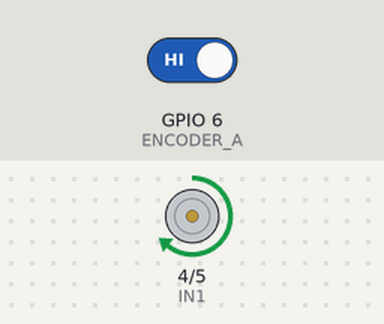
The sketch below on a simulated ESP32-S3. On the bench: motor-driver pin pairs drawn as motors (green arrow = first pin HIGH = forward, orange = second pin HIGH = backward, longer = more drive). The inputs (shaded band) are chosen by the test bench; at power-on: GPIO 6 (ENCODER_A) HIGH. What the sketch prints to the serial monitor is not drawn.

Above: at 2.3 s.
At 5.7 s:
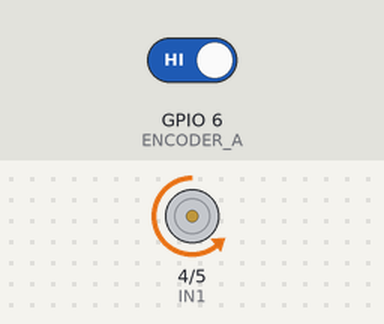
At 8.2 s:
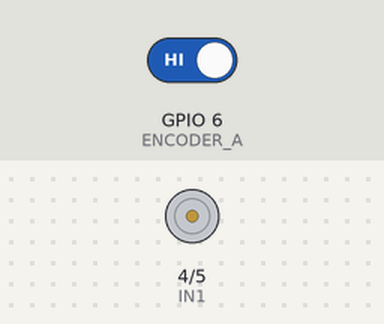
Timing chart, 0 to 12.3 s (numbered marks = the images above):
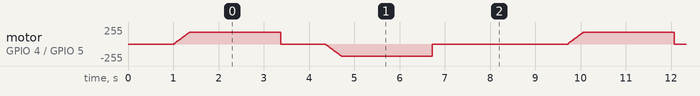

The sketch:

prueba_motores.ino
```cpp
// ==========================================
// CONFIGURACIÓN DE PINES
// ==========================================
const int IN1 = 4; // Control Driver DRV8871 (GPIO 4)
const int IN2 = 5; // Control Driver DRV8871 (GPIO 5)

const int ENCODER_A = 6; // Canal A del Encoder (Cable Amarillo)
const int ENCODER_B = 7; // Canal B del Encoder (Cable Blanco)

const int PWM_MAX = 180; // Limite seguro para motor de 12V con LiPo 4S

volatile long contadorPulsos = 0;

void IRAM_ATTR contarPulso() {
  if (digitalRead(ENCODER_B) == HIGH) {
    contadorPulsos++;
  } else {
    contadorPulsos--;
  }
}

void setup() {
  // EL BROWNOUT SE MANTIENE ACTIVADO POR DEFECTO EN EL SISTEMA
  Serial.begin(115200);
  delay(1000);

  Serial.println("\n==========================================");
  Serial.println("  PRUEBA CON PROTECCIÓN BROWNOUT ACTIVA");
  Serial.println("==========================================");

  pinMode(IN1, OUTPUT);
  pinMode(IN2, OUTPUT);

  // Borrado de registros PWM
  analogWrite(IN1, 0);
  analogWrite(IN2, 0);

  pinMode(ENCODER_A, INPUT_PULLUP);
  pinMode(ENCODER_B, INPUT_PULLUP);

  attachInterrupt(digitalPinToInterrupt(ENCODER_A), contarPulso, RISING);

  Serial.println("-> Interrupción activada en GPIO 6");
  Serial.println("-> Sistema de protección contra caídas de tensión: ACTIVO");
  Serial.println("-> Iniciando secuencia...\n");
}

void loop() {
  // ----------------------------------------
  // PASO 1: Giro Hacia Adelante (Rampa Suave)
  // ----------------------------------------
  Serial.println("[1/4] Girando ADELANTE (Aceleración Progresiva)...");
  contadorPulsos = 0;
  analogWrite(IN2, 0);

  // Rampa de aceleración: Pasa de 0 a 180 progresivamente en 300ms
  // Esto evita el pico de demanda de corriente (Inrush Current)
  for (int pwm = 10; pwm <= PWM_MAX; pwm += 5) {
    analogWrite(IN1, pwm);
    delay(10);
  }

  delay(2000); // 2 segundos a velocidad constante

  Serial.print("   └─ Pulsos contados: ");
  Serial.println(contadorPulsos);

  // ----------------------------------------
  // PASO 2: Parada
  // ----------------------------------------
  Serial.println("[2/4] FRENANDO...");
  analogWrite(IN1, 0);
  analogWrite(IN2, 0);
  delay(1000);

  // ----------------------------------------
  // PASO 3: Giro Hacia Atrás (Rampa Suave)
  // ----------------------------------------
  Serial.println("[3/4] Girando ATRÁS (Aceleración Progresiva)...");
  contadorPulsos = 0;
  analogWrite(IN1, 0);

  for (int pwm = 10; pwm <= PWM_MAX; pwm += 5) {
    analogWrite(IN2, pwm);
    delay(10);
  }

  delay(2000);

  Serial.print("   └─ Pulsos contados: ");
  Serial.println(contadorPulsos);

  // ----------------------------------------
  // PASO 4: Parada y pausa
  // ----------------------------------------
  Serial.println("[4/4] FRENANDO... Esperando 3s para reiniciar ciclo.\n");
  analogWrite(IN1, 0);
  analogWrite(IN2, 0);
  delay(3000);
}
```
